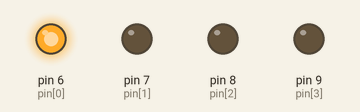
Bench run of a sketch on a simulated Arduino Uno, built with avr-gcc and run on an emulated ATmega328P. On the bench: output pins drawn as LEDs (lit = HIGH).

Above: at 0.5 s.
At 1.5 s:
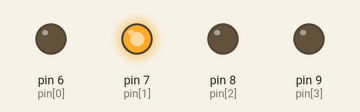
At 2.5 s:
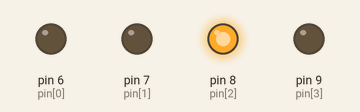
At 3.5 s:
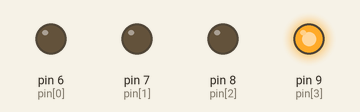
Timing chart, 0 to 5.2 s (numbered marks = the images above):
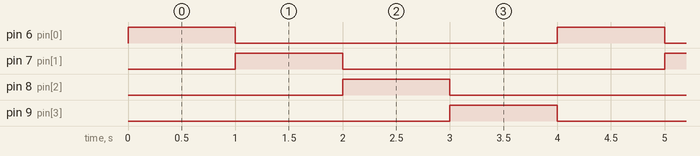

The sketch:

objectDetection.ino.ino
```cpp
int pin[]={6,7,8,9};
void setup() {
  // put your setup code here, to run once:
for(int i=0;i<4;i++){
  pinMode(pin[i],OUTPUT);
}
}

void loop() {
  // put your main code here, to run repeatedly:
for(int i=0;i<4;i++){
  digitalWrite(pin[i],HIGH);
  delay(1000);
  digitalWrite(pin[i],LOW);
}
}
```

Measured:
- by itself, pin 6 (pin[0]), pin 7 (pin[1]), pin 8 (pin[2]), pin 9 (pin[3]): alternates HIGH for 1.0 s and LOW for 3.0 s
- by itself, everything shown: repeats every 4.0 s, in 5 steps
